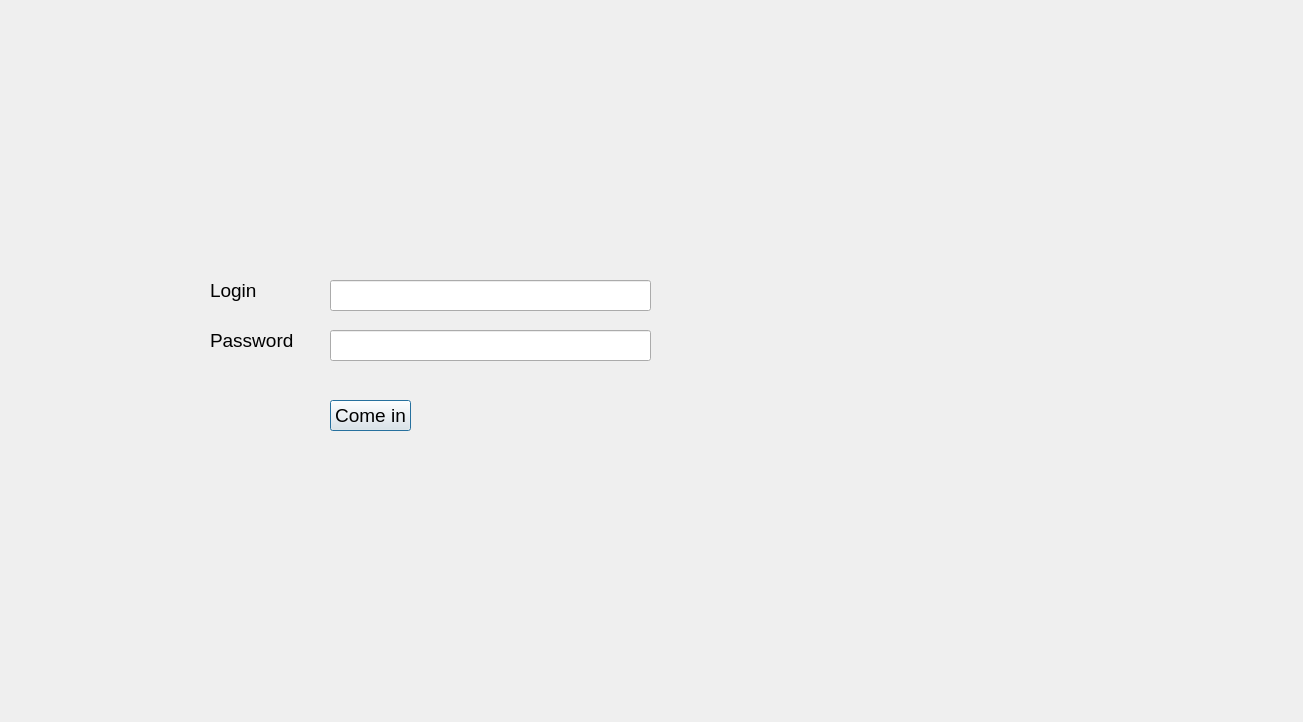
<?xml version="1.0" encoding="UTF-8"?>
<ui version="4.0">
 <class>Dialog</class>
 <widget class="QDialog" name="Dialog">
  <property name="geometry">
   <rect>
    <x>0</x>
    <y>0</y>
    <width>1303</width>
    <height>722</height>
   </rect>
  </property>
  <property name="font">
   <font>
    <pointsize>14</pointsize>
   </font>
  </property>
  <property name="windowTitle">
   <string>Dialog</string>
  </property>
  <widget class="QPushButton" name="pushButton">
   <property name="geometry">
    <rect>
     <x>330</x>
     <y>400</y>
     <width>81</width>
     <height>31</height>
    </rect>
   </property>
   <property name="text">
    <string>Come in</string>
   </property>
  </widget>
  <widget class="QLabel" name="label">
   <property name="geometry">
    <rect>
     <x>210</x>
     <y>280</y>
     <width>51</width>
     <height>21</height>
    </rect>
   </property>
   <property name="font">
    <font>
     <pointsize>14</pointsize>
    </font>
   </property>
   <property name="text">
    <string>Login</string>
   </property>
  </widget>
  <widget class="QLabel" name="label_2">
   <property name="geometry">
    <rect>
     <x>210</x>
     <y>330</y>
     <width>91</width>
     <height>21</height>
    </rect>
   </property>
   <property name="font">
    <font>
     <pointsize>14</pointsize>
    </font>
   </property>
   <property name="text">
    <string>Password</string>
   </property>
  </widget>
  <widget class="QLineEdit" name="lineEdit">
   <property name="geometry">
    <rect>
     <x>330</x>
     <y>280</y>
     <width>321</width>
     <height>31</height>
    </rect>
   </property>
  </widget>
  <widget class="QLineEdit" name="lineEdit_2">
   <property name="geometry">
    <rect>
     <x>330</x>
     <y>330</y>
     <width>321</width>
     <height>31</height>
    </rect>
   </property>
  </widget>
 </widget>
 <resources/>
 <connections/>
</ui>
